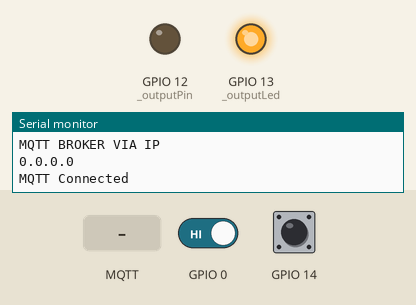
This sketch was run on a simulated ESP8266 (NodeMCU). Parts: output pins drawn as LEDs (lit = HIGH), the last lines printed to the serial monitor. Inputs (shaded band) come from the test bench; at power-on: GPIO 0 HIGH, GPIO 14 HIGH. WiFi joins after 1.5 s; servers stay silent unless stated; storage starts empty; no MQTT or app messages arrive unless stated.

Above: at 2.7 s.
2.8 s: MQTT message "1" arrives on the third subscribed topic
At 4.0 s:
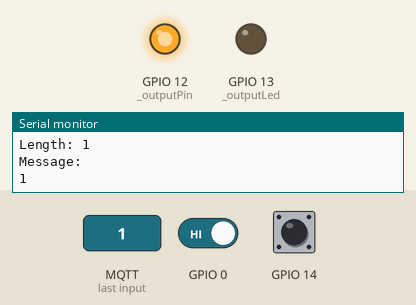
4.3 s: MQTT message "0" arrives on the third subscribed topic
At 5.2 s:
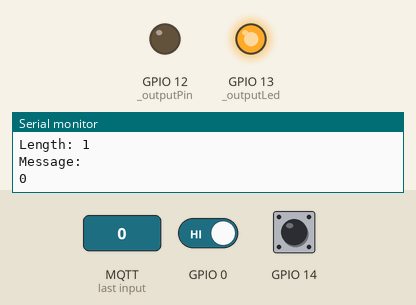
5.8 s: GPIO 0 driven LOW
At 7.1 s:
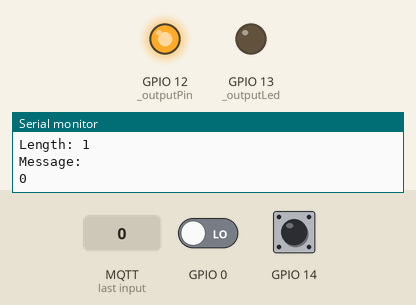
Timing chart, 0 to 8.8 s (numbered marks = the images above; inputs shaded):
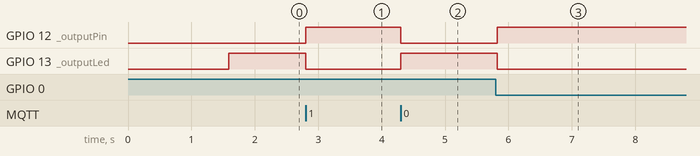

Measured:
- after the input at 2.8 s, GPIO 12 (_outputPin): LOW → HIGH at once; GPIO 13 (_outputLed): HIGH → LOW at once
- after the input at 4.3 s, GPIO 12 (_outputPin): HIGH → LOW at once; GPIO 13 (_outputLed): LOW → HIGH at once
- after the input at 5.8 s, GPIO 12 (_outputPin): LOW → HIGH at once; GPIO 13 (_outputLed): HIGH → LOW at once

The sketch:

Lightr-ESP8266.ino
```cpp
#define DEBUG
//#define FORMAT

#ifdef DEBUG // Helper functions for debugging
 #define DEBUG_PRINTLN(x) Serial.println(x)
 #define DEBUG_PRINT(x) Serial.print(x)
#else
 #define DEBUG_PRINTLN(x)
 #define DEBUG_PRINT(x)
#endif

#include <FS.h>                   // Filesystem
#include <ESP8266WiFi.h>          // ESP8266 Core WiFi Library
#include <DNSServer.h>            // Local DNS Server used for redirecting all requests to the configuration portal
#include <ESP8266WebServer.h>     // Local WebServer used to serve the configuration portal
#include <WiFiManager.h>          // WiFi Manager https://github.com/tzapu/WiFiManager
#include <ArduinoJson.h>          // JSON Libary https://github.com/bblanchon/ArduinoJson
#include <PubSubClient.h>         // MQTT Libary https://github.com/knolleary/pubsubclient
//#include <Ticker.h>               // Non-Blocking timer
#include <ESP8266mDNS.h>          // OTA Discovery
#include <WiFiUdp.h>              // UDP for OTA
#include <ArduinoOTA.h>           // Update OTA
#include <InputDebounce.h>        // Easy Debouncing

char mqtt_server[32];
char mqtt_port[6] = "1883";
char mqtt_username[32];
char mqtt_password[32];
char lightr_nickname[32]; // Default is set when WiFi initialized (Needs MAC Address)

WiFiClient espClient;
PubSubClient MQTTclient(espClient);
//Ticker MQTTreconnectTicker;

bool _saveConfigFlag = false;
long lastReconnectAttempt;

volatile bool _outputStatus = false; // Volatile becuase could be changed by Button Interrupt
#define _outputPin 12 // GPIO12 Relay (HIGH to turn on)
#define _outputLed 13 // Low to enable

#define BTN1 0
#define BTN2 14
#define BUTTON_DEBOUNCE_DELAY 20 // [ms]
#ifdef BTN1
  static InputDebounce BTN1Debounce;
#endif
#ifdef BTN2
  static InputDebounce BTN2Debounce;
#endif

void setup() {
  pinMode(_outputPin, OUTPUT);
  pinMode(_outputLed, OUTPUT);
  #ifdef DEBUG
    Serial.begin(115200);
  #endif

  startWiFi(); //Start WiFi + Load config, will not progress past until connected

  DEBUG_PRINTLN();
  DEBUG_PRINT("Nickname      : ");
  DEBUG_PRINTLN(lightr_nickname);
  DEBUG_PRINT("MQTT Server   : ");
  DEBUG_PRINTLN(mqtt_server);
  DEBUG_PRINT("MQTT Port     : ");
  DEBUG_PRINTLN(mqtt_port);
  DEBUG_PRINT("MQTT Username : ");
  DEBUG_PRINTLN(mqtt_username);
  DEBUG_PRINT("MQTT Password : ");
  DEBUG_PRINTLN(mqtt_password);
  DEBUG_PRINTLN();

  MQTTinit();
  OTAinit();
  buttonInit();

  setState(_outputStatus);
}

void loop() {

  MQTTtick();
  ArduinoOTA.handle();
  buttonTick();

}

void startWiFi(){
  strcpy(lightr_nickname, String( "Lightr " + WiFi.macAddress() ).c_str()); // Hack to get nickname to default to "Lightr xx:xx:xx:xx:xx:xx"

  #ifdef FORMAT
    DEBUG_PRINTLN("FORMAT START");
    WiFiManager wifiMgr;
    SPIFFS.format();
    wifiMgr.resetSettings();
    DEBUG_PRINTLN("FORMAT COMPLETE");
  #endif

  loadConfig();

  WiFiManager wifiManager;

  WiFiManagerParameter custom_mqtt_server("server", "MQTT Server", mqtt_server, 32);
  WiFiManagerParameter custom_mqtt_port("port", "MQTT Port", mqtt_port, 6);
  WiFiManagerParameter custom_mqtt_username("username", "MQTT Username", mqtt_username, 32);
  WiFiManagerParameter custom_mqtt_password("password", "MQTT Password", mqtt_password, 32);
  WiFiManagerParameter custom_nickname("nickname", "Light Nickname", lightr_nickname, 32);
  wifiManager.addParameter(&custom_mqtt_server);
  wifiManager.addParameter(&custom_mqtt_port);
  wifiManager.addParameter(&custom_mqtt_username);
  wifiManager.addParameter(&custom_mqtt_password);
  wifiManager.addParameter(&custom_nickname);

  wifiManager.setSaveConfigCallback(saveConfigCallback);
  wifiManager.setAPStaticIPConfig(IPAddress(192,168,0,1), IPAddress(192,168,0,1), IPAddress(255,255,255,0));


  wifiManager.autoConnect(lightr_nickname);
  DEBUG_PRINTLN();
  DEBUG_PRINTLN("Successfully Connected!");

  strcpy(mqtt_server, custom_mqtt_server.getValue());
  strcpy(mqtt_port, custom_mqtt_port.getValue());
  strcpy(mqtt_username, custom_mqtt_username.getValue());
  strcpy(mqtt_password, custom_mqtt_password.getValue());
  strcpy(lightr_nickname, custom_nickname.getValue());
  if(_saveConfigFlag){saveConfig();}
}

void loadConfig(){
  DEBUG_PRINTLN("mounting FS...");
  if (SPIFFS.begin()) {
    DEBUG_PRINTLN("mounted file system");
    if (SPIFFS.exists("/config.json")) {
      DEBUG_PRINTLN("reading config file");
      File configFile = SPIFFS.open("/config.json", "r");
      if (configFile) {
        DEBUG_PRINTLN("opened config file");
        size_t size = configFile.size();
        // Allocate a buffer to store contents of the file.
        std::unique_ptr<char[]> buf(new char[size]);

        configFile.readBytes(buf.get(), size);
        DynamicJsonBuffer jsonBuffer;
        JsonObject& json = jsonBuffer.parseObject(buf.get());
        //json.printTo(Serial);
        if (json.success()) {
          DEBUG_PRINTLN("\nparsed json");

          strcpy(mqtt_server, json["mqtt_server"]);
          strcpy(mqtt_port, json["mqtt_port"]);
          strcpy(mqtt_username, json["mqtt_username"]);
          strcpy(mqtt_password, json["mqtt_password"]);
          strcpy(lightr_nickname, json["nickname"]);

        } else {
          DEBUG_PRINTLN("failed to load json config");
        }
      }
    }
  } else {
    DEBUG_PRINTLN("failed to mount FS");
  }
}

void saveConfigCallback(){
  _saveConfigFlag = true;
}

void saveConfig(){
  DynamicJsonBuffer jsonBuffer;
  JsonObject& json = jsonBuffer.createObject();

  json["mqtt_server"] = mqtt_server;
  json["mqtt_port"] = mqtt_port;
  json["mqtt_username"] = mqtt_username;
  json["mqtt_password"] = mqtt_password;
  json["nickname"] = lightr_nickname;

  File configFile = SPIFFS.open("/config.json", "w");
  if (!configFile) {
    DEBUG_PRINTLN("failed to open config file for writing");
  }
  #ifdef DEBUG
    json.printTo(Serial);
  #endif
  json.printTo(configFile);
  configFile.close();
}

void MQTTinit(){
  IPAddress MQTT_SERVER_ADR;
  if (MQTT_SERVER_ADR.fromString(mqtt_server)) {
    MQTTclient.setServer(MQTT_SERVER_ADR, atoi(mqtt_port)); // Converted to IP, Connect via IP
    DEBUG_PRINTLN("MQTT BROKER VIA IP");
    DEBUG_PRINTLN(MQTT_SERVER_ADR);
  }else{
    MQTTclient.setServer(mqtt_server, atoi(mqtt_port)); // Not IP Address, assume domain#
    DEBUG_PRINT("MQTT BROKER VIA DOMAIN: ");
    DEBUG_PRINTLN(mqtt_server);
  }

  MQTTclient.setCallback(mqttCallback);
  MQTTreconnect();
  //MQTTreconnectTicker.attach(5, MQTTconnect);
}

boolean MQTTreconnect() {
  if ( MQTTclient.connect(lightr_nickname, mqtt_username, mqtt_password) ) {
    DEBUG_PRINTLN("MQTT Connected");
    MQTTclient.subscribe("lights/all");
    MQTTclient.subscribe(String( "lights/" + WiFi.macAddress() ).c_str());
    MQTTclient.subscribe(String( "lights/" + WiFi.macAddress() + "/set" ).c_str());
    MQTTclient.subscribe(String( "lights/" + WiFi.macAddress() + "/nickname" ).c_str());
  }
  #ifdef DEBUG
    if(MQTTclient.state() != 0){
      DEBUG_PRINTLN( String("MQTT State: " + MQTTclient.state()).c_str() );
    }
  #endif
  return MQTTclient.connected();
}

void MQTTtick(){
  if (!MQTTclient.connected()) {
    long now = millis();
    if (now - lastReconnectAttempt > 5000) { // Has it been 5 seconds since the last reconnecet attempt?
      lastReconnectAttempt = now;
      // Attempt to reconnect
      if ( MQTTreconnect() ){
        lastReconnectAttempt = 0;
      }
    }
  }else {
    //MQTT is connected here
    MQTTclient.loop();
  }
}

void mqttCallback(char* topic, byte* payload, unsigned int length){

  #ifdef DEBUG
    DEBUG_PRINTLN();
    DEBUG_PRINTLN();
    DEBUG_PRINT("Topic:  ");
    DEBUG_PRINTLN(topic);
    DEBUG_PRINT("Length: ");
    DEBUG_PRINTLN(length);
    DEBUG_PRINTLN("Message: ");
    for (int i=0; i < length; i++){
      DEBUG_PRINT( (char)payload[i] );
    }
    //DEBUG_PRINTLN( (char*)payload );
    DEBUG_PRINTLN();
    DEBUG_PRINTLN();
  #endif

  if( strcmp(topic, "lights/all") == 0 ){
    String data = JSONstatus();
    MQTTclient.publish("lights/all/status", data.c_str());
    DEBUG_PRINTLN("Published to 'lights/all/status'");
    DEBUG_PRINTLN(data.c_str());
  }else

  if( strcmp(topic, String( "lights/" + WiFi.macAddress() ).c_str()) == 0 ){
    publishStatus( String( "lights/" + WiFi.macAddress() + "/status").c_str() );
  }else

  if( strcmp(topic, String( "lights/" + WiFi.macAddress() + "/set" ).c_str()) == 0 ){
    if((char)payload[0] == '1'){ setState(true); }else
    if((char)payload[0] == '0'){ setState(false); }else
    if((char)payload[0] == 't'){ setState(!_outputStatus); }
  }else

  if( strcmp(topic, String( "lights/" + WiFi.macAddress() + "/nickname" ).c_str()) == 0 ){
    if(length < 32){ // Nickname variable is only 32 long, new nick must be shorter
      memset(lightr_nickname, 0, sizeof(lightr_nickname)); // Clear original nickname (if new shorter woudln't overwrite)
      strncpy(lightr_nickname, (char*)payload, length); // Change the nickname variable to the new nickname

      saveConfig();
    }
  }

}

void publishStatus( const char* topic ){
  String data = JSONstatus();
  MQTTclient.publish(topic, data.c_str());
}

String JSONstatus(){
  DynamicJsonBuffer jsonBuffer;
    JsonObject& json = jsonBuffer.createObject();
    json["MAC"] = WiFi.macAddress();
    json["nickname"] = lightr_nickname;
    json["status"] = _outputStatus;

    String data;
    json.printTo(data);
    return data;
}

void setState(bool state){
  _outputStatus = state;
  digitalWrite(_outputPin, _outputStatus);
  digitalWrite(_outputLed, !_outputStatus);

  publishStatus("lights/all/status");
}

void OTAinit(){
  ArduinoOTA.setHostname(lightr_nickname);
  // ArduinoOTA.setPort(8266);
  // ArduinoOTA.setPassword((const char *)"123");

  ArduinoOTA.onStart([]() {
    DEBUG_PRINTLN("OTA Start");
  });
  ArduinoOTA.onEnd([]() {
    DEBUG_PRINTLN("\nOTA End");
  });
  ArduinoOTA.onProgress([](unsigned int progress, unsigned int total) {
    #ifdef DEBUG
      Serial.printf("Progress: %u%%\r", (progress / (total / 100)));
      Serial.println();
    #endif
  });
  ArduinoOTA.onError([](ota_error_t error) {
    Serial.printf("Error[%u]: ", error);
    if (error == OTA_AUTH_ERROR) DEBUG_PRINTLN("Auth Failed");
    else if (error == OTA_BEGIN_ERROR) DEBUG_PRINTLN("Begin Failed");
    else if (error == OTA_CONNECT_ERROR) DEBUG_PRINTLN("Connect Failed");
    else if (error == OTA_RECEIVE_ERROR) DEBUG_PRINTLN("Receive Failed");
    else if (error == OTA_END_ERROR) DEBUG_PRINTLN("End Failed");
  });
  ArduinoOTA.begin();
}

void buttonInit(){
  #ifdef BTN1
    BTN1Debounce.registerCallbacks(pressedCallback, releasedCallback, pressedDurationCallback);
    BTN1Debounce.setup(BTN1, BUTTON_DEBOUNCE_DELAY, InputDebounce::PIM_EXT_PULL_UP_RES                                                                                                                                                                           );
  #endif
  #ifdef BTN2
    BTN2Debounce.registerCallbacks(pressedCallback, releasedCallback, pressedDurationCallback);
    BTN2Debounce.setup(BTN2, BUTTON_DEBOUNCE_DELAY, InputDebounce::PIM_INT_PULL_UP_RES);
  #endif
}

void buttonTick(){
  unsigned long now = millis();
  #ifdef BTN1
    BTN1Debounce.process(now);
  #endif
  #ifdef BTN2
    BTN2Debounce.process(now);
  #endif
}

void pressedCallback()
{
  setState(!_outputStatus);
}

void releasedCallback()
{
  //
}

void pressedDurationCallback(unsigned long duration)
{
  //
}
```
